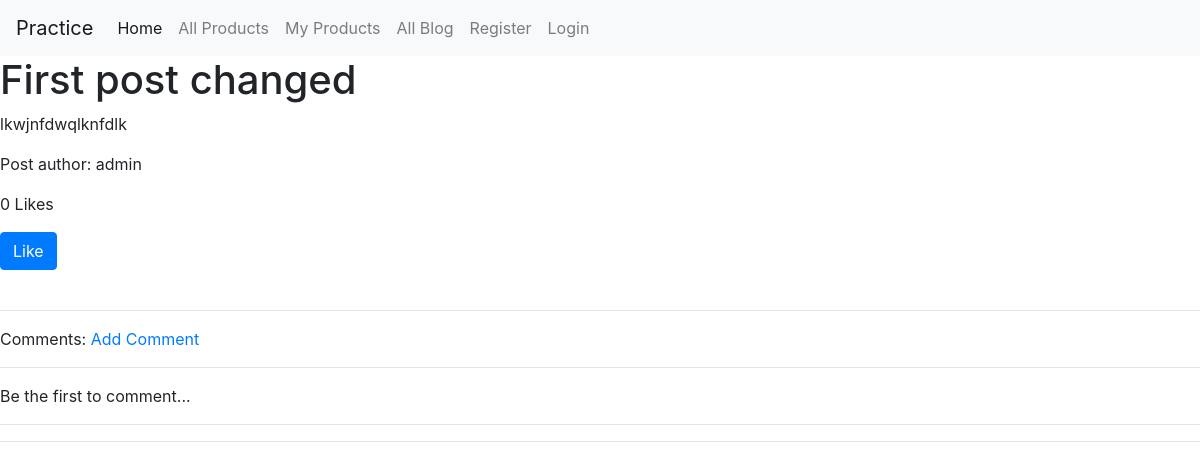
Page /blog/9 on the earlier database version.
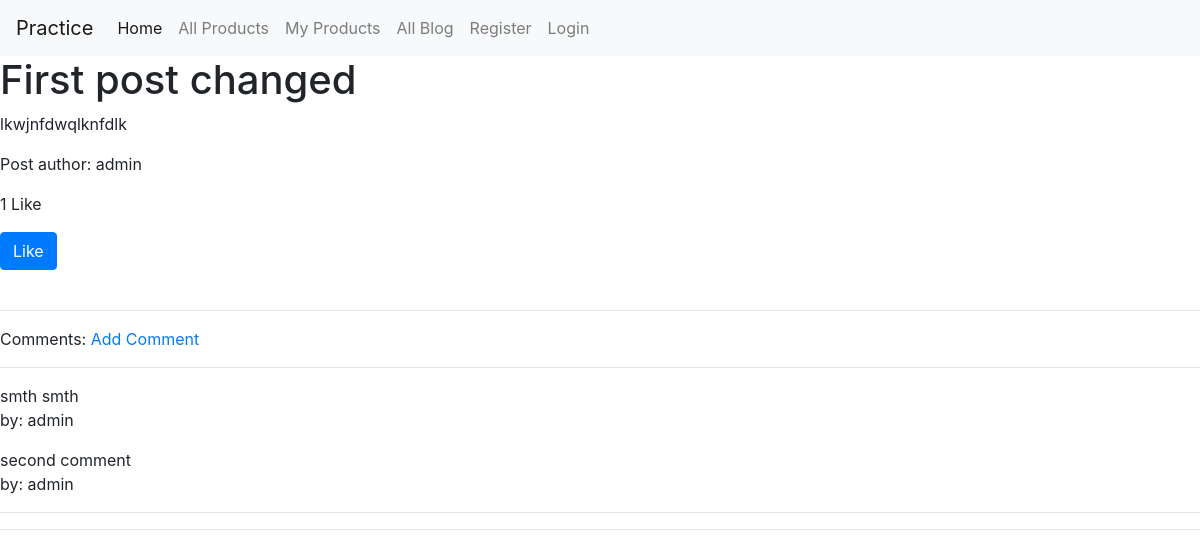
Same page on the later database version.
### comments/models.py (models this page shows, shortened)
class Comment(models.Model):
	body 	= models.TextField()
	blog 	= models.ForeignKey(Blog, on_delete=models.CASCADE, default=None)
	author 	= models.ForeignKey(User, on_delete=models.CASCADE, default=None)

### blog/views.py (the view)
# urls.py: path('<int:id>', BlogDetailView, name='blog-detail'),
def BlogDetailView(request, id):
	blog = get_object_or_404(Blog, id=id)
	is_liked = False
	if blog.likes.filter(id=request.user.id).exists():
		is_liked = True
	content = {
		'blog': blog,
		'is_liked': is_liked,
		'total_likes': blog.total_likes()
	}
	return render(request, 'blogs/blog_detail.html', content)

### blog/models.py (called while the page is built)
	def total_likes(self):
		return self.likes.count()

### blog/templates/blogs/blog_detail.html (shortened to what this page needs)
{% extends 'base.html' %}
{% block content %}
<h1>{{ blog.title }}</h1>
<p>{{ blog.content }}</p>
<p>Post author: {{ blog.author }}</p>
<p>{{ total_likes }} Like{{ total_likes | pluralize }}</p>
<form method="POST" action="{% url 'blogs:blog-like' %}">
	{% if is_liked %}
		<button type="submit" name="like" value="{{ blog.id }}" class="btn btn-danger">Dislike</button>
	{% else %}
		<button type="submit" name="like" value="{{ blog.id }}" class="btn btn-primary">Like</button>
	{% endif %}
</form>
<br>
<hr><p>Comments:   <a href="{% url 'comments:comment-create' blog.id %}">Add Comment</a></p><hr>
{% if blog.comment_set.all %}
	{% for comment in blog.comment_set.all %}
		<p>{{ comment.body }} <br>by: {{ comment.author }}
		</p>
	{% endfor %}
{% else %}
    <p>Be the first to comment...</p>
{% endif %}
<hr><hr>
{% endblock %}

Differences in the rows shown:
added Comment: body "smth smth", author "admin"
added Comment: body "second comment", author "admin"
Other differences:
{{ total_likes }}: "0" → "1"
{{ total_likes | pluralize }}: "s" → (not shown)
text no longer shown: "Be the first to comment..."
